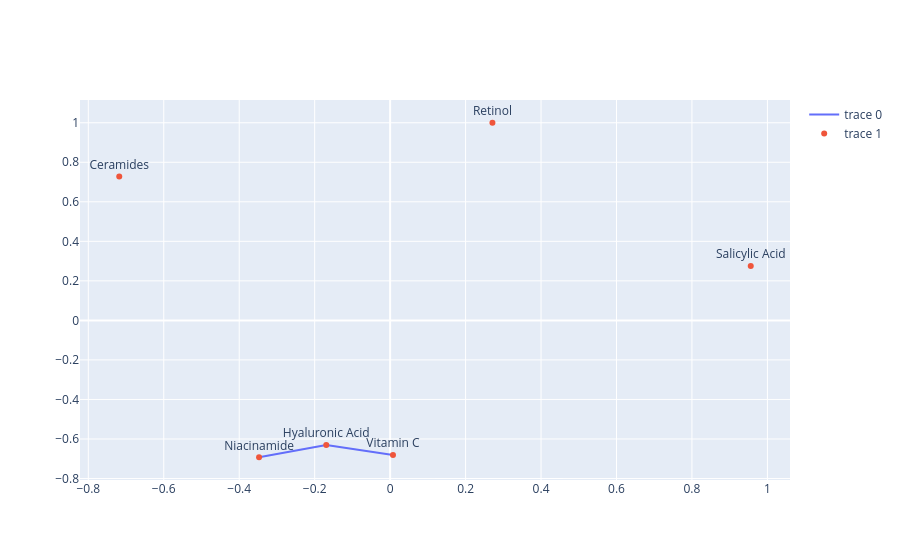

Notebook code cell kept with this figure:
### Markdown cell above
### 8. Network Graph

### Code cell
available_cols = [i for i, _ in available]

matrix = df[available_cols].fillna(0).values
cooccur = np.dot(matrix.T, matrix)

G = nx.Graph()

for i, (_, name_i) in enumerate(available):
    G.add_node(name_i)

for i in range(len(available)):
    for j in range(i+1, len(available)):
        if cooccur[i, j] > cooccur.mean():
            G.add_edge(available[i][1], available[j][1])

pos = nx.spring_layout(G, seed=42)

edge_x, edge_y = [], []
for e in G.edges():
    x0, y0 = pos[e[0]]
    x1, y1 = pos[e[1]]
    edge_x += [x0, x1, None]
    edge_y += [y0, y1, None]

edge_trace = go.Scatter(x=edge_x, y=edge_y, mode='lines')

node_x = [pos[n][0] for n in G.nodes()]
node_y = [pos[n][1] for n in G.nodes()]

node_trace = go.Scatter(
    x=node_x,
    y=node_y,
    mode='markers+text',
    text=list(G.nodes()),
    textposition='top center'
)

fig5 = go.Figure(data=[edge_trace, node_trace])
fig5.show()

### Figure 1 — Plotly figure (JSON) as saved in the notebook; plotly's stock layout.template omitted (floating-point values rounded to 4 significant figures)
{"data": [{"mode": "lines", "type": "scatter", "x": [0.007583, -0.1692, null, -0.3474, -0.1692, null], "y": [-0.681, -0.6307, null, -0.6924, -0.6307, null]}, {"mode": "markers+text", "text": ["Retinol", "Vitamin C", "Niacinamide", "Hyaluronic Acid", "Salicylic Acid", "Ceramides"], "textposition": "top center", "type": "scatter", "x": [0.2712, 0.007583, -0.3474, -0.1692, 0.9559, -0.718], "y": [1, -0.681, -0.6924, -0.6307, 0.2758, 0.7283]}], "layout": {}}
